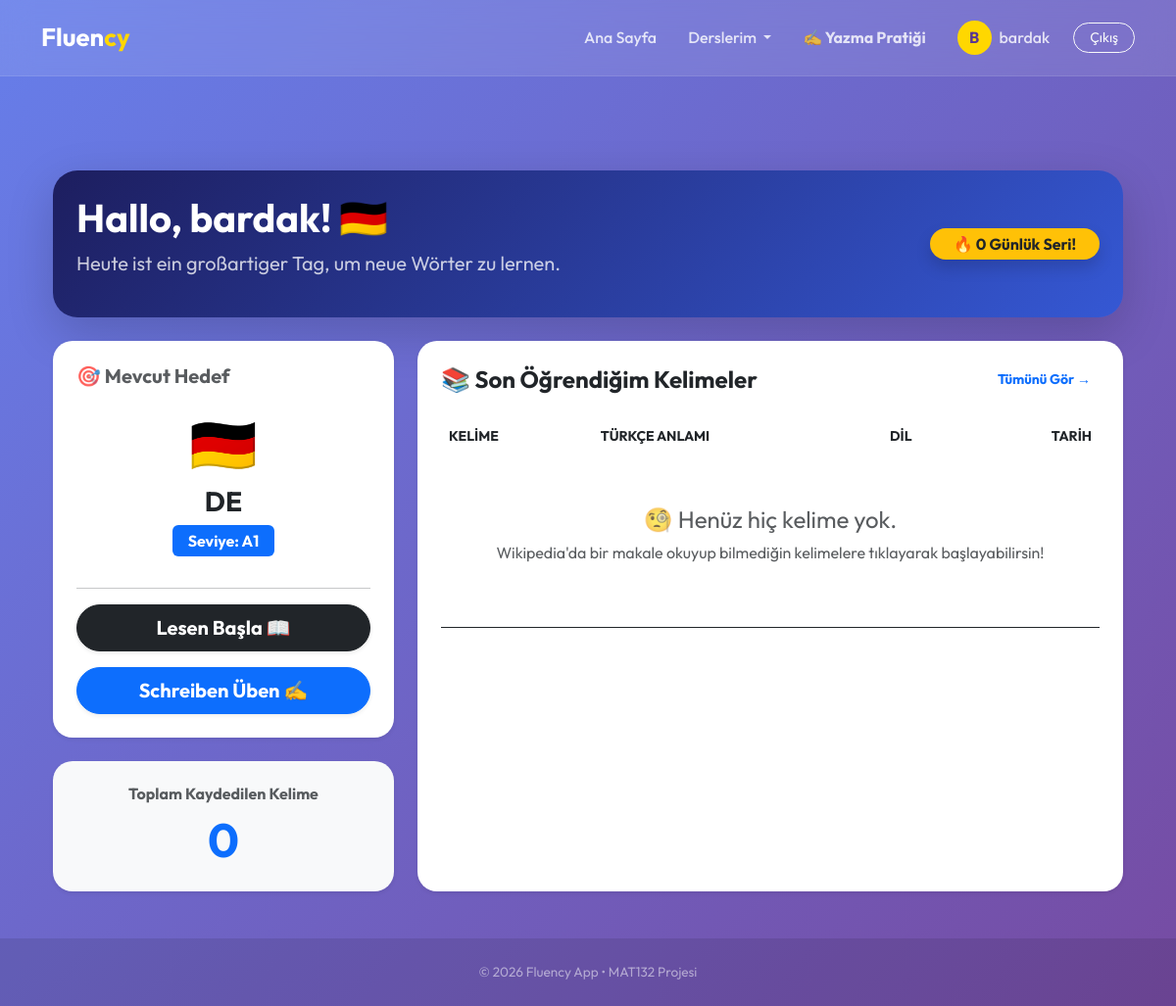
/ (signed in), run on an earlier commit of the app's database.
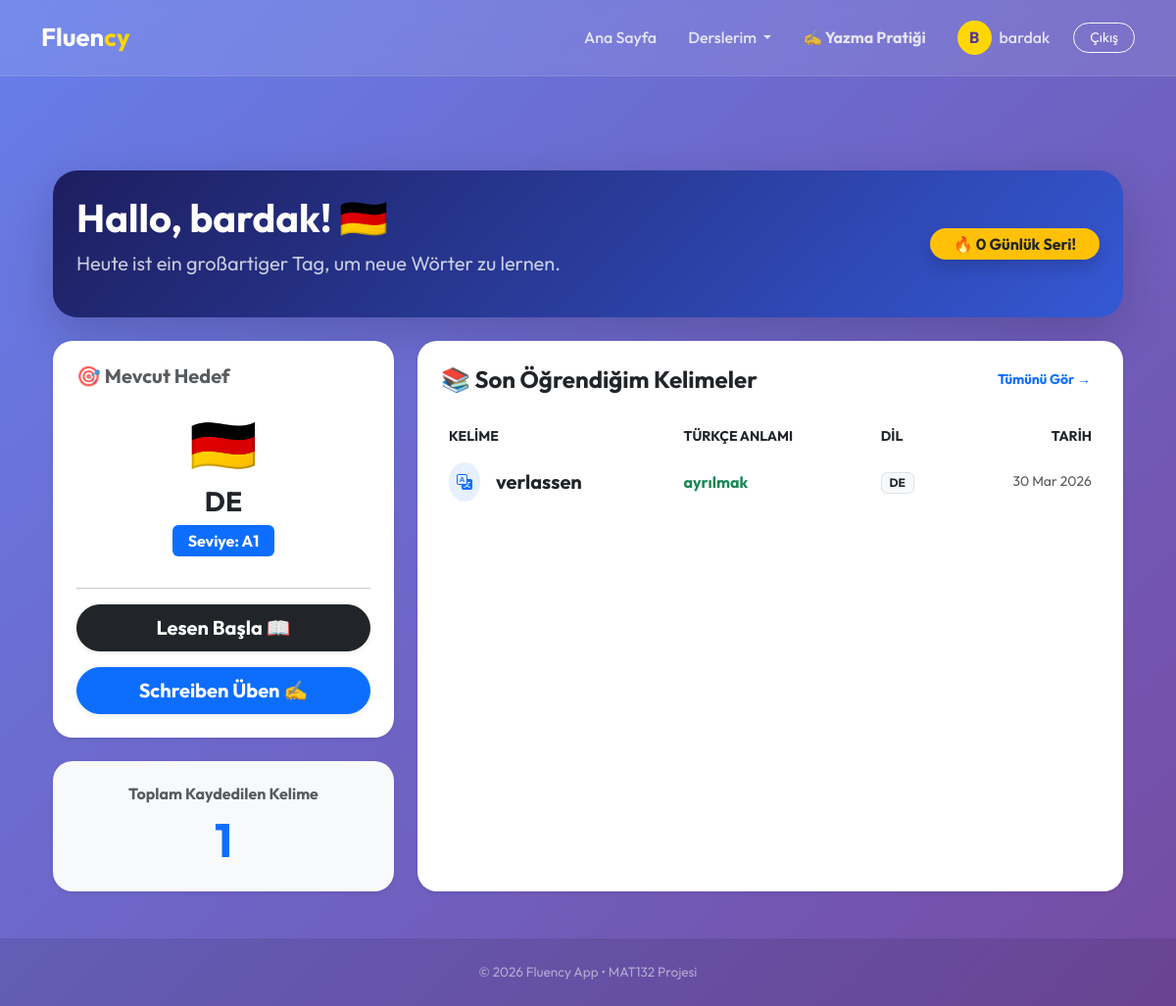
And on a later commit of the database.
### vocabulary/models.py (models this page shows, shortened)
class SavedWord(models.Model):
    STATUS_CHOICES = [
        ('learning', 'Öğreniyorum ⏳'),
        ('review', 'Tekrar Et 🔄'),
        ('learned', 'Öğrendim ✅'),
    ]
    user = models.ForeignKey(settings.AUTH_USER_MODEL, on_delete=models.CASCADE)
    word = models.CharField(max_length=100)
    turkish_meaning = models.CharField(max_length=150, blank=True, null=True) # 🔥 Senin eklediğin alan
    language = models.CharField(max_length=5)
    status = models.CharField(max_length=20, choices=STATUS_CHOICES, default='learning')
    added_at = models.DateTimeField(auto_now_add=True)
    updated_at = models.DateTimeField(auto_now=True) # Durum her değiştiğinde bu tarih güncellenir

### users/views.py (the view, shortened to what this page needs)
# urls.py: path('', views.index, name='index'),
def index(request):
    context = {}
    if request.user.is_authenticated:
        user_words = SavedWord.objects.filter(user=request.user).order_by('-updated_at')
        context['user_words'] = user_words[:5]
        user_langs = UserLanguageLevel.objects.filter(user=request.user)
        context['user_languages'] = user_langs
        active_lang_id = request.session.get('active_lang_id')
        if active_lang_id:
            active_lang = user_langs.filter(id=active_lang_id).first()
        else:
            active_lang = user_langs.first()
            if active_lang:
                request.session['active_lang_id'] = active_lang.id
                request.session['active_lang_code'] = active_lang.language_code
        context['active_lang'] = active_lang
        context['user_streak'] = 0
    return render(request, "index.html", context)

### templates/index.html (shortened to what the changed rows need)
{% extends "base.html" %}
{% block content %}
<div class="container mt-5">
    <div class="row mb-4">
        <div class="col-md-12">
            <div class="card border-0 shadow-lg p-4 text-white" style="background: linear-gradient(135.47deg, #1d1e5f 0%, #3558d4 100%); border-radius: 25px;">
                <div class="d-flex align-items-center justify-content-between">
                    <div>
                        <h1 class="fw-bold">
                            {% if active_lang.language_code == 'de' %} Hallo, {{ user.username }}! 🇩🇪
                            {% elif active_lang.language_code == 'en' %} Hello, {{ user.username }}! 🇬🇧
                            {% elif active_lang.language_code == 'kr' %} 안녕하세요, {{ user.username }}! 🇰🇷
                            {% elif active_lang.language_code == 'ar' %} مرحباً, {{ user.username }}! 🇸🇦
                            {% elif active_lang.language_code == 'fa' %} سلام, {{ user.username }}! 🇮🇷
                            {% elif active_lang.language_code == 'fr' %} Bonjour, {{ user.username }}! 🇫🇷
                            {% else %} Merhaba, {{ user.username }}! 👋
                            {% endif %}
                        </h1>
                    </div>
                </div>
            </div>
        </div>
    </div>
    <div class="row g-4">
        <div class="col-lg-4">
            <div class="card border-0 shadow-sm p-4 text-center" style="border-radius: 20px; background: #f8f9fa;">
                <h6 class="text-muted fw-bold mb-0">Toplam Kaydedilen Kelime</h6>
                <div class="display-5 fw-bold text-primary mt-2">
                    {{ user_words.count|default:0 }}
                </div>
            </div>
        </div>
        <div class="col-lg-8">
            <div class="card border-0 shadow-sm p-4 h-100" style="border-radius: 20px;">
                <div class="table-responsive">
                    <table class="table table-hover align-middle border-0">
                        <thead class="text-muted small text-uppercase">
                            <tr>
                                <th class="border-0">Kelime</th>
                                <th class="border-0">Türkçe Anlamı</th>
                                <th class="border-0">Dil</th>
                                <th class="border-0 text-end">Tarih</th>
                            </tr>
                        </thead>
                        <tbody>
                            {% for word in user_words %}
                            <tr style="cursor: pointer;">
                                <td class="border-0">
                                    <div class="d-flex align-items-center">
                                        <div class="rounded-circle bg-primary bg-opacity-10 p-2 me-3">
                                            <i class="bi bi-translate text-primary"></i>
                                        </div>
                                        <span class="fw-bold text-dark fs-5">{{ word.word }}</span>
                                    </div>
                                </td>
                                <td class="border-0 text-success fw-bold fs-6">
                                    {{ word.turkish_meaning }}
                                </td>
                                <td class="border-0">
                                    <span class="badge bg-light text-dark border">{{ word.language|upper }}</span>
                                </td>
                                <td class="border-0 text-end text-muted small">
                                    {{ word.added_at|date:"d M Y" }}
                                </td>
                            </tr>
                            {% empty %}
                            <tr>
                                <td colspan="4" class="text-center py-5">
                                    <div class="text-muted">
                                        <p class="fs-4 mb-1">🧐 Henüz hiç kelime yok.</p>
                                        <p>Wikipedia'da bir makale okuyup bilmediğin kelimelere tıklayarak başlayabilirsin!</p>
                                    </div>
                                </td>
                            </tr>
                            {% endfor %}
                        </tbody>
                    </table>
                </div>
            </div>
        </div>
    </div>
</div>
{% endblock %}

What changed in the data, as far as the page shows it:
added SavedWord: word "verlassen", turkish_meaning "ayrılmak", language "DE", added_at "30 Mar 2026"
Also different on the page:
{{ user_words.count|default:0 }}: "0" → "1"
text no longer shown: "🧐 Henüz hiç kelime yok. Wikipedia'da bir makale okuyup bilmediğin kelimelere tıklayarak başlayabilirsin!"
